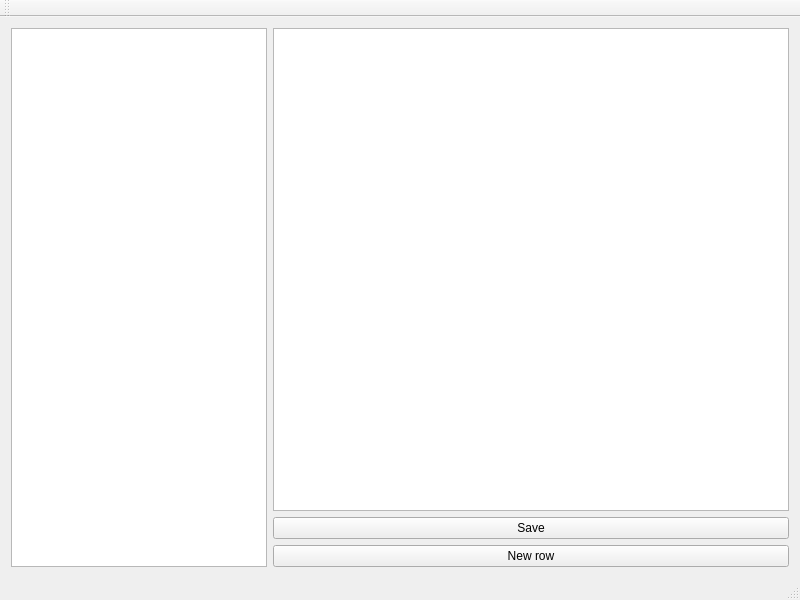
<?xml version="1.0" encoding="UTF-8"?>
<ui version="4.0">
 <class>MainWindow</class>
 <widget class="QMainWindow" name="MainWindow">
  <property name="geometry">
   <rect>
    <x>0</x>
    <y>0</y>
    <width>800</width>
    <height>600</height>
   </rect>
  </property>
  <property name="sizePolicy">
   <sizepolicy hsizetype="Preferred" vsizetype="Maximum">
    <horstretch>0</horstretch>
    <verstretch>0</verstretch>
   </sizepolicy>
  </property>
  <property name="windowTitle">
   <string>MainWindow</string>
  </property>
  <widget class="QWidget" name="centralWidget">
   <layout class="QHBoxLayout" name="horizontalLayout">
    <item>
     <widget class="QTreeView" name="treeView">
      <property name="sizePolicy">
       <sizepolicy hsizetype="Maximum" vsizetype="Expanding">
        <horstretch>0</horstretch>
        <verstretch>0</verstretch>
       </sizepolicy>
      </property>
     </widget>
    </item>
    <item>
     <layout class="QVBoxLayout" name="verticalLayout">
      <item>
       <widget class="QTableView" name="tableView">
        <property name="sizePolicy">
         <sizepolicy hsizetype="Expanding" vsizetype="Expanding">
          <horstretch>0</horstretch>
          <verstretch>0</verstretch>
         </sizepolicy>
        </property>
       </widget>
      </item>
      <item>
       <widget class="QPushButton" name="saveButton">
        <property name="text">
         <string>Save</string>
        </property>
       </widget>
      </item>
      <item>
       <widget class="QPushButton" name="newrowButton">
        <property name="text">
         <string>New row</string>
        </property>
       </widget>
      </item>
     </layout>
    </item>
   </layout>
  </widget>
  <widget class="QMenuBar" name="menuBar">
   <property name="geometry">
    <rect>
     <x>0</x>
     <y>0</y>
     <width>800</width>
     <height>22</height>
    </rect>
   </property>
  </widget>
  <widget class="QToolBar" name="mainToolBar">
   <attribute name="toolBarArea">
    <enum>TopToolBarArea</enum>
   </attribute>
   <attribute name="toolBarBreak">
    <bool>false</bool>
   </attribute>
  </widget>
  <widget class="QStatusBar" name="statusBar"/>
 </widget>
 <layoutdefault spacing="6" margin="11"/>
 <resources/>
 <connections/>
</ui>
